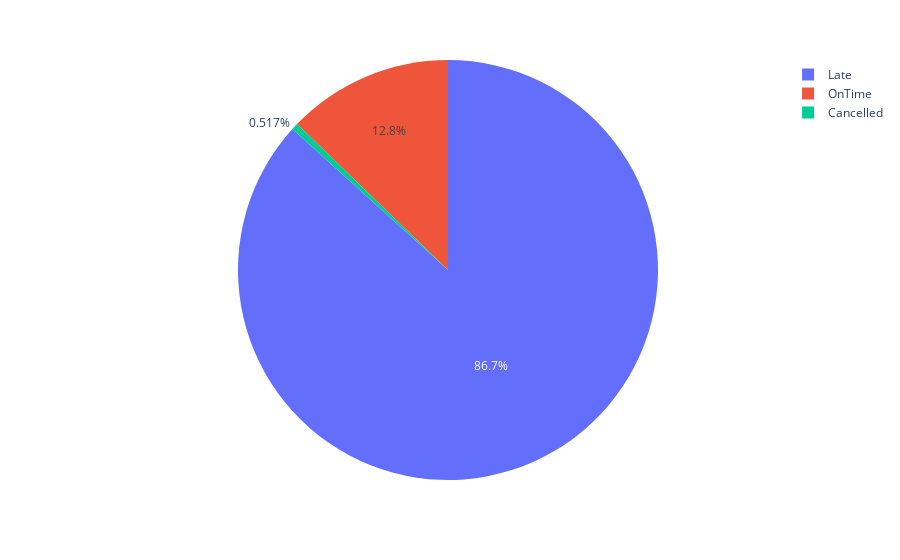

The notebook cell this image was saved under:
### Code cell
fig= px.pie(ArrStatus,ArrStatus.index, ArrStatus.values)
fig.show()

### Figure 1 — Plotly figure (JSON) as saved in the notebook; plotly's stock layout.template omitted (floating-point values rounded to 4 significant figures)
{"data": [{"domain": {"x": [0, 1], "y": [0, 1]}, "hovertemplate": "index=%{label}<br>value=%{value}<extra></extra>", "labels": ["Cancelled", "Late", "OnTime"], "legendgroup": "", "name": "", "showlegend": true, "type": "pie", "values": [458, 76777, 11308]}], "layout": {"legend": {"tracegroupgap": 0}, "margin": {"t": 60}}}
